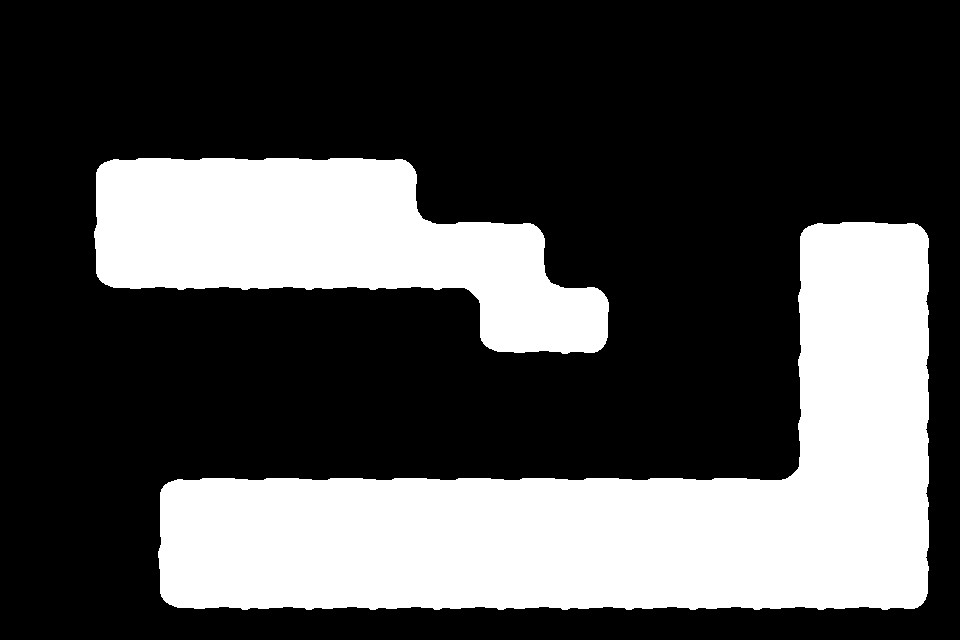

Tiled map render using the project's own tile images. Description and the whole map definition, tile-layer contents included, below:
An orthogonal 15x10 tile map with 64x64 px tiles, 1 tile layer (Chao) and 17 objects (12x Prefab, 3x Fronteira, Jogador, Morte).

<map version="1.0" orientation="orthogonal" renderorder="right-down" width="15" height="10" tilewidth="64" tileheight="64" nextobjectid="44">
 <tileset firstgid="1" source="TilesetSimples/tileset.tsx" />
 <objectgroup name="Objetos" offsetx="0" offsety="-32">
  <properties>
   <property name="unity:layer" value="Objetos" />
  </properties>
  <object id="4" name="Porta" type="Prefab" gid="17" x="830" y="254" width="64" height="64">
   <properties>
    <property name="PrefabSwap" value="" />
   </properties>
  </object>
  <object id="5" name="Chave" type="Prefab" gid="18" x="165" y="523" width="64" height="64">
   <properties>
    <property name="PrefabSwap" value="" />
   </properties>
  </object>
  <object id="7" name="Bloco" type="Prefab" gid="21" x="62" y="499" width="64" height="64">
   <properties>
    <property name="PrefabSwap" value="" />
   </properties>
  </object>
  <object id="8" name="Cristal" type="Prefab" gid="23" x="424" y="513" width="64" height="64">
   <properties>
    <property name="PrefabSwap" value="" />
   </properties>
  </object>
  <object id="9" name="Bloco" type="Prefab" gid="21" x="722" y="376" width="64" height="64">
   <properties>
    <property name="PrefabSwap" value="" />
   </properties>
  </object>
  <object id="11" name="Bloco" type="Prefab" gid="21" x="649" y="453" width="64" height="64">
   <properties>
    <property name="PrefabSwap" value="" />
   </properties>
  </object>
  <object id="10" name="Espinho" type="Prefab" gid="14" x="291" y="512" width="64" height="64">
   <properties>
    <property name="PrefabSwap" value="" />
    <property name="unity:layer" value="Morte" />
   </properties>
  </object>
  <object id="13" name="Fronteira" x="-65" y="-288" width="64" height="929" />
  <object id="14" name="Fronteira" x="0" y="-320" width="960" height="64" />
  <object id="15" name="Fronteira" x="960" y="-288" width="64" height="928" />
  <object id="29" name="Placa" type="Prefab" gid="15" x="247" y="192" width="64" height="64">
   <properties>
    <property name="PrefabSwap" value="" />
    <property name="msg" value="Vamos jogar!" />
   </properties>
  </object>
  <object id="30" name="Espinho" type="Prefab" gid="14" x="222" y="514" width="64" height="64">
   <properties>
    <property name="PrefabSwap" value="" />
    <property name="unity:layer" value="Morte" />
   </properties>
  </object>
  <object id="31" name="Espinho" type="Prefab" gid="14" x="354" y="513" width="64" height="64">
   <properties>
    <property name="PrefabSwap" value="" />
    <property name="unity:layer" value="Morte" />
   </properties>
  </object>
  <object id="40" name="Jogador" gid="24" x="116" y="192" width="64" height="64">
   <properties>
    <property name="PrefabSwap" value="" />
   </properties>
  </object>
  <object id="42" name="Bloco" type="Prefab" gid="21" x="-2" y="396" width="64" height="64">
   <properties>
    <property name="PrefabSwap" value="" />
   </properties>
  </object>
  <object id="43" name="Bloco" type="Prefab" gid="21" x="47" y="288" width="64" height="64">
   <properties>
    <property name="PrefabSwap" value="" />
   </properties>
  </object>
 </objectgroup>
 <layer name="Chao" width="15" height="10">
  <properties>
   <property name="unity:layer" value="Solido" />
  </properties>
  <data encoding="csv">
0,0,0,0,0,0,0,0,0,0,0,0,0,0,0,
0,0,0,0,0,0,0,0,0,0,0,0,0,0,0,
0,1,2,2,2,2,3,0,0,0,0,0,0,0,0,
0,6,7,7,7,7,5,2,3,0,0,0,1,2,3,
0,11,12,12,12,12,12,9,5,3,0,0,6,7,8,
0,0,0,0,0,0,0,11,12,13,0,0,6,7,8,
0,0,0,0,0,0,0,0,0,0,0,0,6,7,8,
0,0,1,2,2,2,2,2,2,2,2,2,4,7,8,
0,0,6,7,7,7,7,7,7,7,7,7,7,7,8,
0,0,11,12,12,12,12,12,12,12,12,12,12,12,13
</data>
 </layer>
 <objectgroup name="Morte">
  <object id="33" name="Morte" x="-33" y="594" width="1064" height="34">
   <properties>
    <property name="unity:isTrigger" value="true" />
    <property name="unity:layer" value="Morte" />
   </properties>
  </object>
 </objectgroup>
</map>
